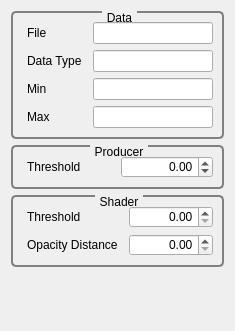
<?xml version="1.0" encoding="UTF-8"?>
<ui version="4.0">
 <class>GvtQCustomEditor</class>
 <widget class="QWidget" name="GvtQCustomEditor">
  <property name="geometry">
   <rect>
    <x>0</x>
    <y>0</y>
    <width>216</width>
    <height>331</height>
   </rect>
  </property>
  <property name="windowTitle">
   <string>Custom Editor</string>
  </property>
  <property name="styleSheet">
   <string>QGroupBox
{
     background-color: qlineargradient(x1: 0, y1: 0, x2: 0, y2: 1,
                                       stop: 0 #E0E0E0, stop: 1 #FFFFFF);
     border: 2px solid gray;
     border-radius: 5px;
     margin-top: 1ex; /* leave space at the top for the title */
 }

 QGroupBox::title
{
	 subcontrol-origin: margin;
     subcontrol-position: top center; /* position at the top center */
     padding: 0 3px;
     background-color: qlineargradient(x1: 0, y1: 0, x2: 0, y2: 1,
                                       stop: 0 #FFOECE, stop: 1 #FFFFFF);
 }

QLabel
{
	border-radius: 4px;
	padding: 2px;
 }
</string>
  </property>
  <layout class="QVBoxLayout" name="verticalLayout">
   <item>
    <widget class="QGroupBox" name="groupBox">
     <property name="title">
      <string>Data</string>
     </property>
     <layout class="QGridLayout" name="gridLayout_2">
      <item row="0" column="0">
       <widget class="QLabel" name="label_3">
        <property name="text">
         <string>File</string>
        </property>
       </widget>
      </item>
      <item row="0" column="1">
       <widget class="QLineEdit" name="_filenameLineEdit">
        <property name="alignment">
         <set>Qt::AlignRight|Qt::AlignTrailing|Qt::AlignVCenter</set>
        </property>
        <property name="readOnly">
         <bool>true</bool>
        </property>
       </widget>
      </item>
      <item row="1" column="0">
       <widget class="QLabel" name="label_4">
        <property name="text">
         <string>Data Type</string>
        </property>
       </widget>
      </item>
      <item row="1" column="1">
       <widget class="QLineEdit" name="_dataTypeLineEdit">
        <property name="alignment">
         <set>Qt::AlignRight|Qt::AlignTrailing|Qt::AlignVCenter</set>
        </property>
       </widget>
      </item>
      <item row="2" column="0">
       <widget class="QLabel" name="label">
        <property name="text">
         <string>Min</string>
        </property>
       </widget>
      </item>
      <item row="2" column="1">
       <widget class="QLineEdit" name="_minDataValueLineEdit">
        <property name="alignment">
         <set>Qt::AlignRight|Qt::AlignTrailing|Qt::AlignVCenter</set>
        </property>
        <property name="readOnly">
         <bool>true</bool>
        </property>
       </widget>
      </item>
      <item row="3" column="0">
       <widget class="QLabel" name="label_2">
        <property name="text">
         <string>Max</string>
        </property>
       </widget>
      </item>
      <item row="3" column="1">
       <widget class="QLineEdit" name="_maxDataValueLineEdit">
        <property name="alignment">
         <set>Qt::AlignRight|Qt::AlignTrailing|Qt::AlignVCenter</set>
        </property>
        <property name="readOnly">
         <bool>true</bool>
        </property>
       </widget>
      </item>
     </layout>
    </widget>
   </item>
   <item>
    <widget class="QGroupBox" name="groupBox_4">
     <property name="title">
      <string>Producer</string>
     </property>
     <layout class="QHBoxLayout" name="horizontalLayout">
      <item>
       <widget class="QLabel" name="label_12">
        <property name="toolTip">
         <string>Scalar value used when streaming data from Host.
It can be used to optimize the internal data structure by flagging nodes as empty.</string>
        </property>
        <property name="text">
         <string>Threshold</string>
        </property>
       </widget>
      </item>
      <item>
       <widget class="QDoubleSpinBox" name="_producerThresholdDoubleSpinBox">
        <property name="toolTip">
         <string>Scalar value used when streaming data from Host.
It can be used to optimize the internal data structure by flagging nodes as empty.</string>
        </property>
        <property name="alignment">
         <set>Qt::AlignRight|Qt::AlignTrailing|Qt::AlignVCenter</set>
        </property>
        <property name="minimum">
         <double>-1000000.000000000000000</double>
        </property>
        <property name="maximum">
         <double>1000000.000000000000000</double>
        </property>
        <property name="singleStep">
         <double>1.000000000000000</double>
        </property>
       </widget>
      </item>
     </layout>
    </widget>
   </item>
   <item>
    <widget class="QGroupBox" name="groupBox_3">
     <property name="title">
      <string>Shader</string>
     </property>
     <layout class="QGridLayout" name="gridLayout">
      <item row="1" column="0">
       <widget class="QLabel" name="label_9">
        <property name="toolTip">
         <string>Scalar value used when rendering bricks of voxels.
It ranges from 0 to 1.</string>
        </property>
        <property name="text">
         <string>Threshold</string>
        </property>
       </widget>
      </item>
      <item row="1" column="1">
       <widget class="QDoubleSpinBox" name="_shaderThresholdDoubleSpinBox">
        <property name="toolTip">
         <string>Scalar value used when rendering bricks of voxels.
It ranges from 0 to 1.</string>
        </property>
        <property name="alignment">
         <set>Qt::AlignRight|Qt::AlignTrailing|Qt::AlignVCenter</set>
        </property>
        <property name="minimum">
         <double>0.000000000000000</double>
        </property>
        <property name="maximum">
         <double>1000000.000000000000000</double>
        </property>
        <property name="singleStep">
         <double>0.050000000000000</double>
        </property>
       </widget>
      </item>
      <item row="3" column="1">
       <widget class="QDoubleSpinBox" name="_shaderFullOpacityDistanceDoubleSpinBox">
        <property name="alignment">
         <set>Qt::AlignRight|Qt::AlignTrailing|Qt::AlignVCenter</set>
        </property>
        <property name="decimals">
         <number>2</number>
        </property>
        <property name="minimum">
         <double>0.000000000000000</double>
        </property>
        <property name="maximum">
         <double>1000000.000000000000000</double>
        </property>
        <property name="singleStep">
         <double>10.000000000000000</double>
        </property>
       </widget>
      </item>
      <item row="3" column="0">
       <widget class="QLabel" name="label_8">
        <property name="text">
         <string>Opacity Distance</string>
        </property>
       </widget>
      </item>
     </layout>
    </widget>
   </item>
   <item>
    <spacer name="verticalSpacer">
     <property name="orientation">
      <enum>Qt::Vertical</enum>
     </property>
     <property name="sizeHint" stdset="0">
      <size>
       <width>20</width>
       <height>122</height>
      </size>
     </property>
    </spacer>
   </item>
  </layout>
 </widget>
 <resources/>
 <connections/>
</ui>
